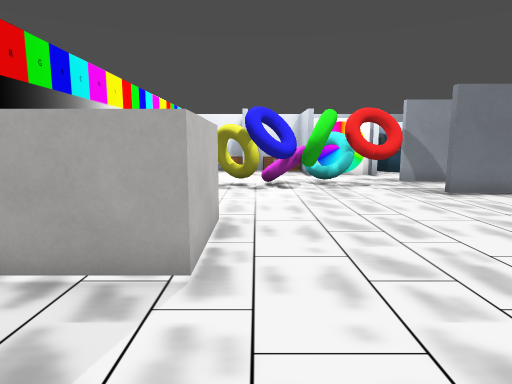
view 1 (above)

16 first-person views from a walk through a level from a Godot 3-D game. The camera is 1.4 m above the floor, tilts 8° down and sees 75° across. The floor is counted in squares, 1 m on a side. Each view is taken from the middle of a square. On the plan, view 1 faces up. The plan holds only what a view shows up to about 15 squares ahead; the rest is blank. Some surface patterns are stand-ins.

view 2
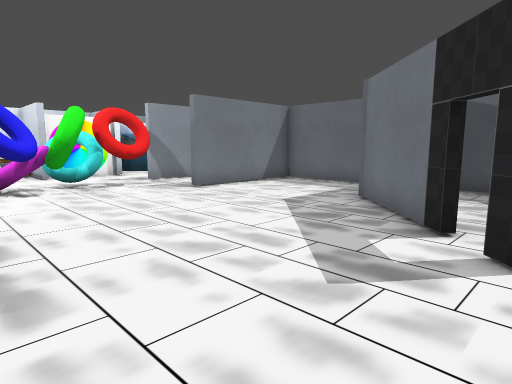

view 3
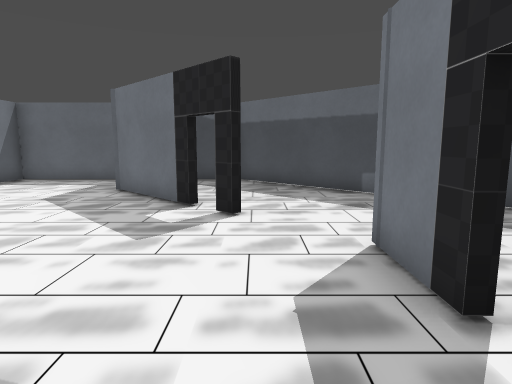

view 4
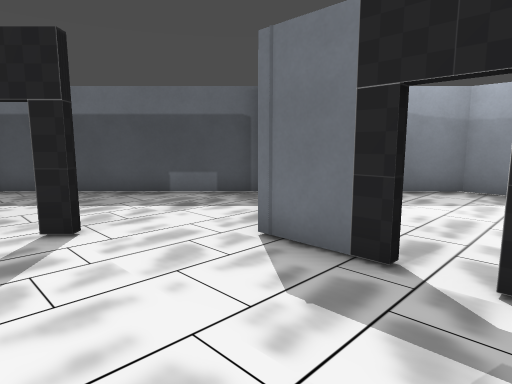

view 5
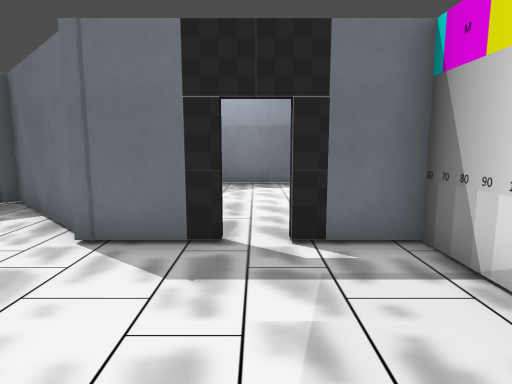

view 6
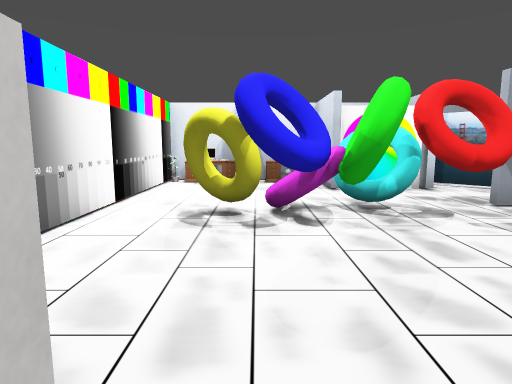

view 7
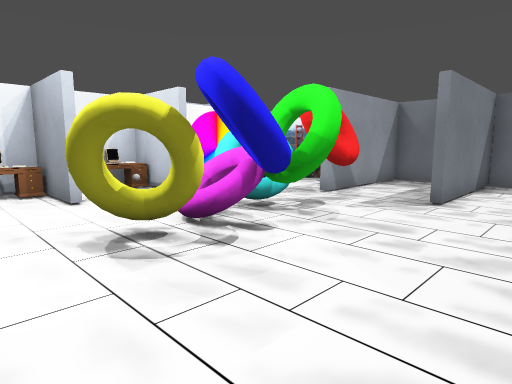

view 8
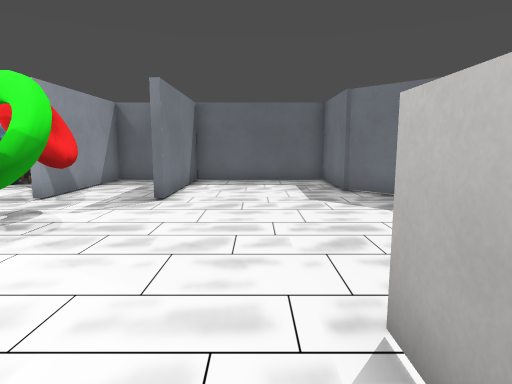

view 9
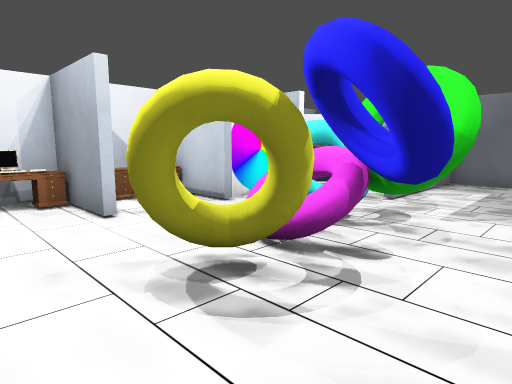

view 10
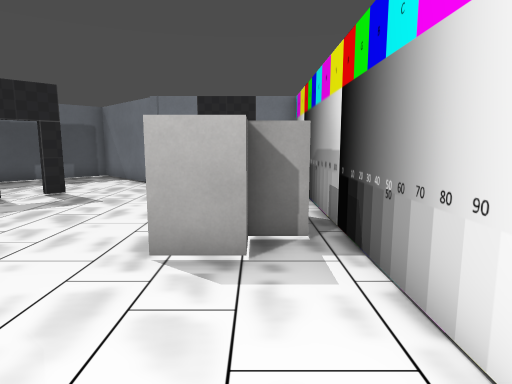

view 11
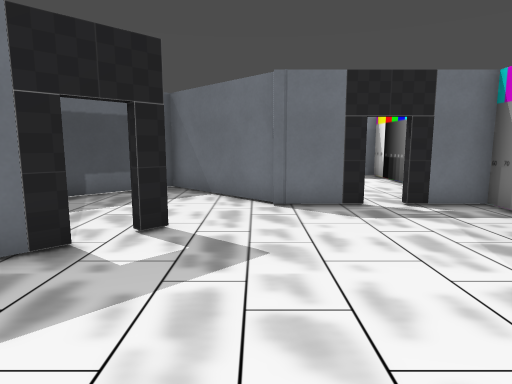

view 12
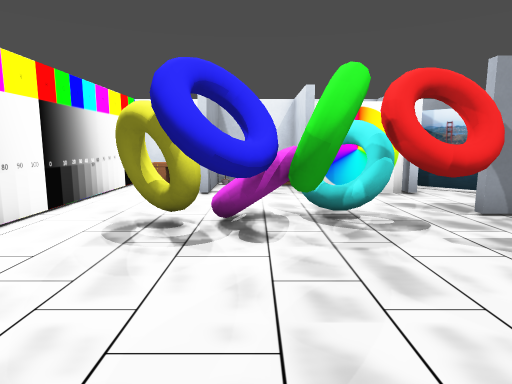

view 13
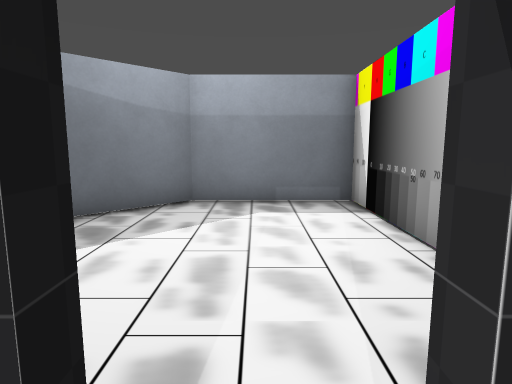

view 14
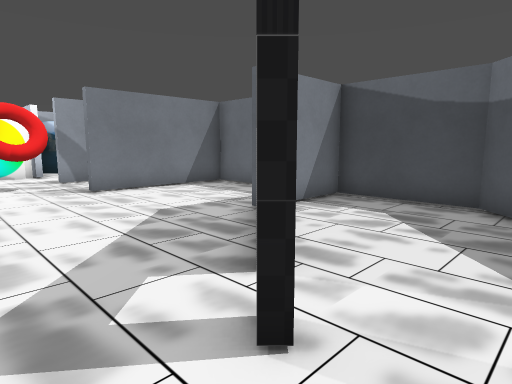

view 15
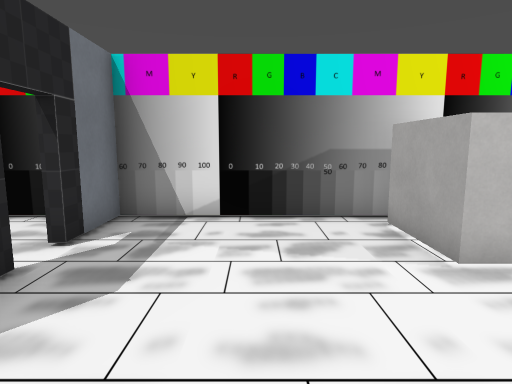

view 16
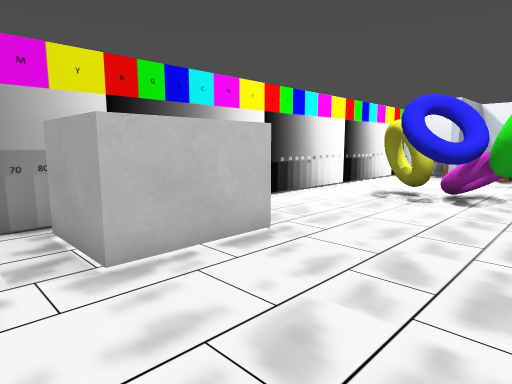

### Floor plan
Key: @ floor where view 1 was taken; # wall or solid block; . floor; = window, fence, low wall or low ledge; T thing the floor can be seen under or through; E desk; O other object.
Columns run from 4 left of view 1 to 11 right of it. Each row starts with its distance up from view 1.
 19 ##  #
 18 #OOEOOE
 17 #O..#E#   .##
 16 #...#=####..##
 15 #............#
 14 #............#
 13 #....=TT..######
 12 #..TTTTT.T.....#
 11 #...TTTTT......#
 10 #...TTT...######
  9 #..............#
  8 #..............#
  7 #..............#
  6 #.##...........#
  5 ####...........#
  4 ####.......#####
  3 #.........##...#
  2 #........##....#
  1 #.......#......#
  0 #...@.........##
 -1 #............##
 -2 ###.###.....##
 -3 #.....##...##
 -4 #......##.##
 -5 #.......###
 -6 #.......#
 -7 #......#
 -8 #.....##
 -9 #######

Where each view was taken, in squares from view 1:
view 1: 0 up, 0 right, facing up
view 2: 0 up, 1 left, facing up-right
view 3: 0 up, 3 left, facing right
view 4: 2 up, 2 left, facing down-right
view 5: 3 up, 1 left, facing down
view 6: 5 up, 0 right, facing up
view 7: 7 up, 3 left, facing up-right
view 8: 7 up, 3 left, facing right
view 9: 9 up, 3 left, facing up-right
view 10: 10 up, 2 left, facing down
view 11: 6 up, 2 right, facing down
view 12: 6 up, 1 right, facing up
view 13: 1 down, 1 left, facing down
view 14: 1 down, 2 right, facing up-right
view 15: 1 up, 3 right, facing left
view 16: 2 up, 3 right, facing up-left
